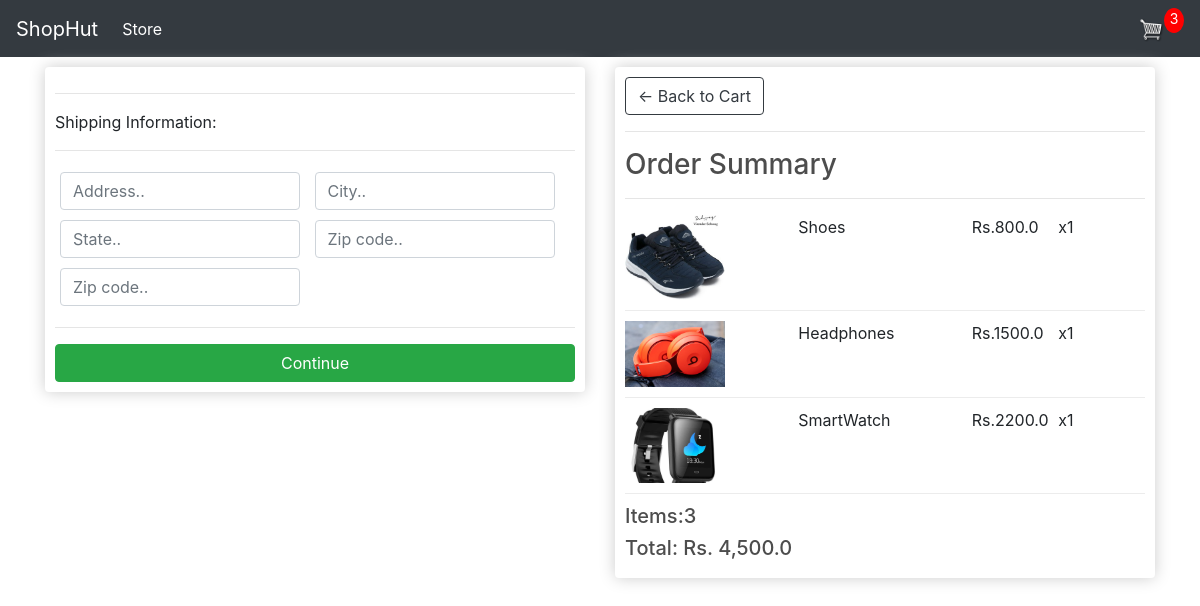
The page /checkout/ (signed in) on the database as committed earlier.
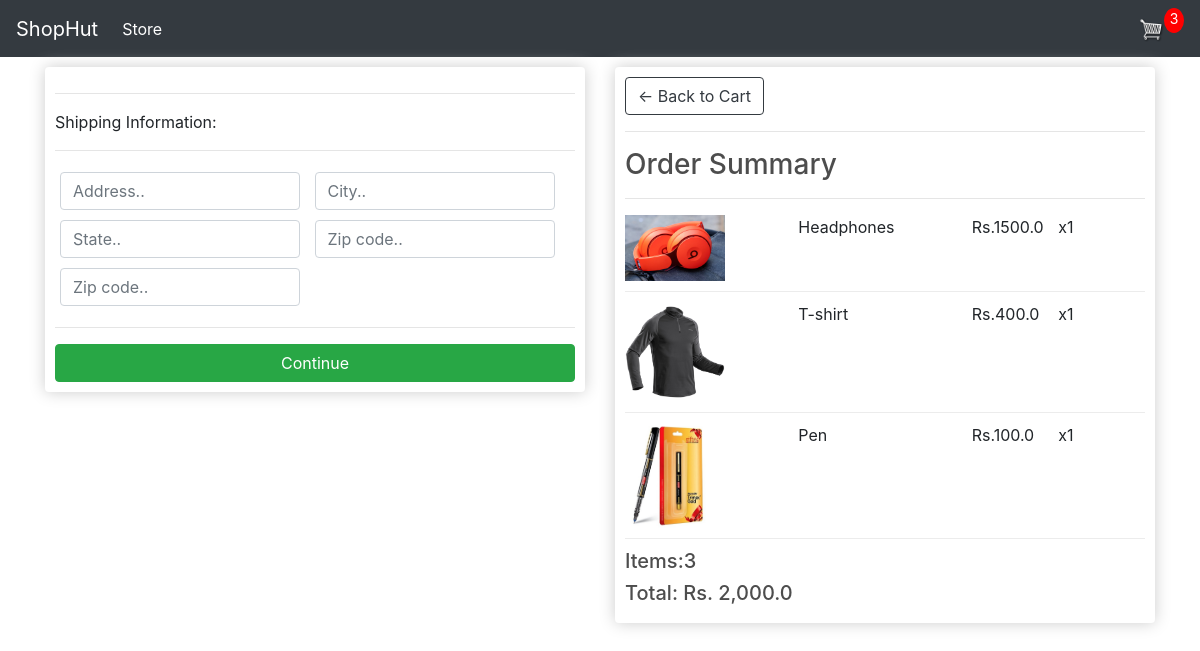
The same page on the database as committed later.
### store/models.py (models this page shows, shortened)
class OrderItem(models.Model):
    product = models.ForeignKey(Product, on_delete=models.SET_NULL, null=True)
    order = models.ForeignKey(Order, on_delete=models.SET_NULL, null=True)
    quantity = models.IntegerField(default=0, null=True, blank=True)
    date_added = models.DateTimeField(auto_now_add=True)
    @property
    def get_total(self):
        return self.product.price * self.quantity

class Product(models.Model):
    name = models.CharField(max_length=200, null=True)
    price = models.FloatField()
    digital = models.BooleanField(default=False, null=True, blank=False)
    image = models.ImageField(null=True, blank=True)

class Order(models.Model):
    customer = models.ForeignKey(
        Customer, on_delete=models.SET_NULL, blank=True, null=True)
    data_ordered = models.DateField(auto_now_add=True)
    complete = models.BooleanField(default=False, null=True, blank=False)
    transaction_id = models.CharField(max_length=200, null=True)
    @property
    def shipping(self):
        shipping = False
        orderitems = self.orderitem_set.all()
        for i in orderitems:
            if i.product.digital == False:
                shipping = True
        return shipping
    @property
    def get_cart_total(self):
        orderitems = self.orderitem_set.all()
        total = sum([item.quantity for item in orderitems])
        return "{:,}".format(total)
    @property
    def get_cart_items(self):
        orderitems = self.orderitem_set.all()
        total = sum([item.get_total for item in orderitems])
        return "{:,}".format(total)

### store/views.py (the view)
# urls.py: path('checkout/', views.checkout, name='checkout'),
def checkout(request):
    data = cartData(request)
    cartItems = data['cartItems']
    items = data['items']
    order = data['order']
    context = {'items': items, 'order': order,
               'cartItems': cartItems, 'shipping': False}
    return render(request, 'store/checkout.html', context)

### store/utils.py (called while the page is built)
def cartData(request):
    if request.user.is_authenticated:
        customer = request.user.customer
        order, created = Order.objects.get_or_create(
            customer=customer, complete=False)
        items = order.orderitem_set.all()
        cartItems = order.get_cart_total
    else:
        cookieData = cookieCart(request)
        cartItems = cookieData['cartItems']
        order = cookieData['order']
        items = cookieData['items']
    return {'items': items, 'order': order, 'cartItems': cartItems}

### store/templates/store/checkout.html (shortened to what this page needs)
{% extends 'store/main.html' %} {% load static %} {% block content %}
<div class="row">
  <div class="col-lg-6">
    <div class="box-element" id="form-wrapper">
      <form id="form">
        <div id="shipping-info">
          <hr />
          <p>Shipping Information:</p>
          <hr />
          <div class="form-field">
            <input
              class="form-control"
              type="text"
              name="address"
              placeholder="Address.."
            />
          </div>
          <div class="form-field">
            <input
              class="form-control"
              type="text"
              name="city"
              placeholder="City.."
            />
          </div>
          <div class="form-field">
            <input
              class="form-control"
              type="text"
              name="state"
              placeholder="State.."
            />
          </div>
          <div class="form-field">
            <input
              class="form-control"
              type="text"
              name="zipcode"
              placeholder="Zip code.."
            />
          </div>
          <div class="form-field">
            <input
              class="form-control"
              type="text"
              name="country"
              placeholder="Zip code.."
            />
          </div>
        </div>
        <hr />
        <input
          id="form-button"
          class="btn btn-success btn-block"
          type="submit"
          value="Continue"
        />
      </form>
    </div>
    <br />
  </div>
  <div class="col-lg-6">
    <div class="box-element">
      <a class="btn btn-outline-dark" href="{% url 'cart' %}"
        >&#x2190; Back to Cart</a
      >
      <hr />
      <h3>Order Summary</h3>
      <hr />
      {% for item in items %}
      <div class="cart-row">
        <div style="flex: 2;">
          <img class="row-image" src="{{item.product.image.url}}" />
        </div>
        <div style="flex: 2;"><p>{{item.product.name}}</p></div>
        <div style="flex: 1;">
          <p>Rs.{{item.product.price}}</p>
        </div>
        <div style="flex: 1;"><p>x{{item.quantity}}</p></div>
      </div>
      {% endfor %}
      <h5>Items:{{order.get_cart_total}}</h5>
      <h5>Total: Rs. {{ order.get_cart_items}}</h5>
    </div>
  </div>
</div>
{% endblock content %}

Rows that differ between the two databases and show on the page:
removed OrderItem: product.image (picture), product.name "Shoes", product.price "800.0", quantity "1"
removed OrderItem: product.image (picture), product.name "SmartWatch", product.price "2200.0", quantity "1"
removed Order: get_cart_total "3", get_cart_items "4,500.0"
added OrderItem: product.image (picture), product.name "T-shirt", product.price "400.0", quantity "1"
added OrderItem: product.image (picture), product.name "Pen", product.price "100.0", quantity "1"
added Order: get_cart_total "3", get_cart_items "2,000.0"
